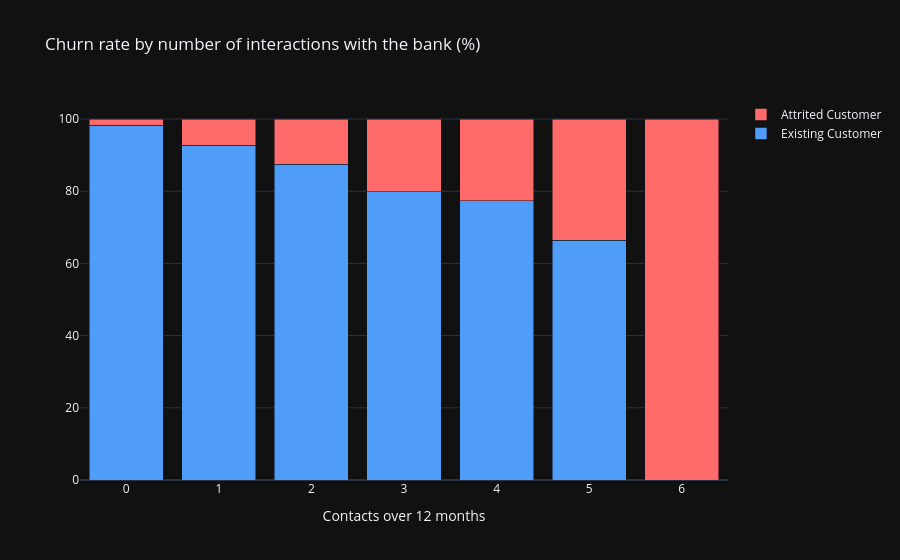

The notebook cell saved with this chart:
### Markdown cell above
## Churn by Number of Bank Contacts

The graph shows the percentage of customers who have left versus those who have remained, based on
how many times they contacted the bank over the past year.

**What the graph shows:**

- **0–1 contacts** — churn is minimal (~5–10%). The customer is satisfied and does not need
  support
- **2–3 contacts** — churn increases moderately to ~20–25%. The customer begins
  to experience difficulties or doubts
- **4–5 contacts** — churn rises sharply to **~35–40%**. Frequent contact
  signals dissatisfaction with the product or service
- **6 inquiries** — critical zone: churn reaches nearly **100%**.
  A customer who has contacted the bank 6 times in a year has, with high probability, already decided to leave

**Conclusion:** Paradoxically, **more contacts with the bank = higher churn risk**.
This does not mean that contacts cause churn—rather, frequent inquiries
are a symptom of problems the bank has been unable to resolve.
`Contacts_Count_12_mon` — **one of the key warning signs** for the retention team.

### Code cell
contacts = mainData.groupby(["Contacts_Count_12_mon", "Attrition_Flag"]).size().unstack(fill_value=0)
contacts_pct = contacts.div(contacts.sum(axis=1), axis=0) * 100

fig6 = go.Figure()
for col, color in [("Existing Customer", "#4F9CF9"), ("Attrited Customer", "#FF6B6B")]:
    if col in contacts_pct.columns:
        fig6.add_trace(go.Bar(x=contacts_pct.index, y=contacts_pct[col], name=col, marker_color=color))
fig6.update_layout(barmode="stack", title="Churn rate by number of interactions with the bank (%)",
                   xaxis_title="Contacts over 12 months", template="plotly_dark")
fig6.show()

### Figure 1 — Plotly figure (JSON) as saved in the notebook; plotly's stock layout.template omitted (floating-point values rounded to 4 significant figures)
{"data": [{"marker": {"color": "#4F9CF9"}, "name": "Existing Customer", "type": "bar", "x": [0, 1, 2, 3, 4, 5, 6], "y": [98.25, 92.8, 87.51, 79.85, 77.37, 66.48, 0.0]}, {"marker": {"color": "#FF6B6B"}, "name": "Attrited Customer", "type": "bar", "x": [0, 1, 2, 3, 4, 5, 6], "y": [1.754, 7.205, 12.49, 20.15, 22.63, 33.52, 100.0]}], "layout": {"barmode": "stack", "title": {"text": "Churn rate by number of interactions with the bank (%)"}, "xaxis": {"title": {"text": "Contacts over 12 months"}}}}
